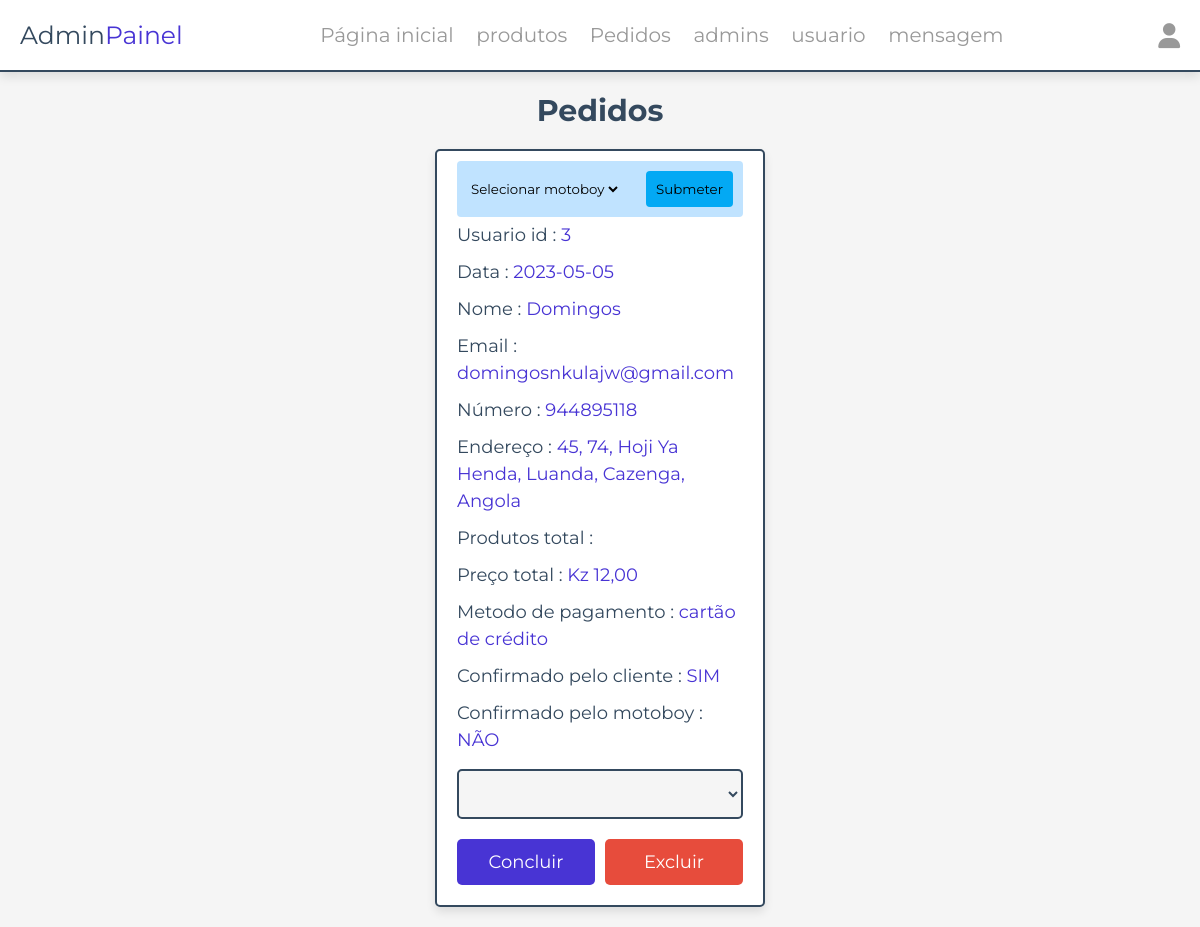
/admin/ordem_pedido.php (signed in), run on an earlier commit of the app's database.
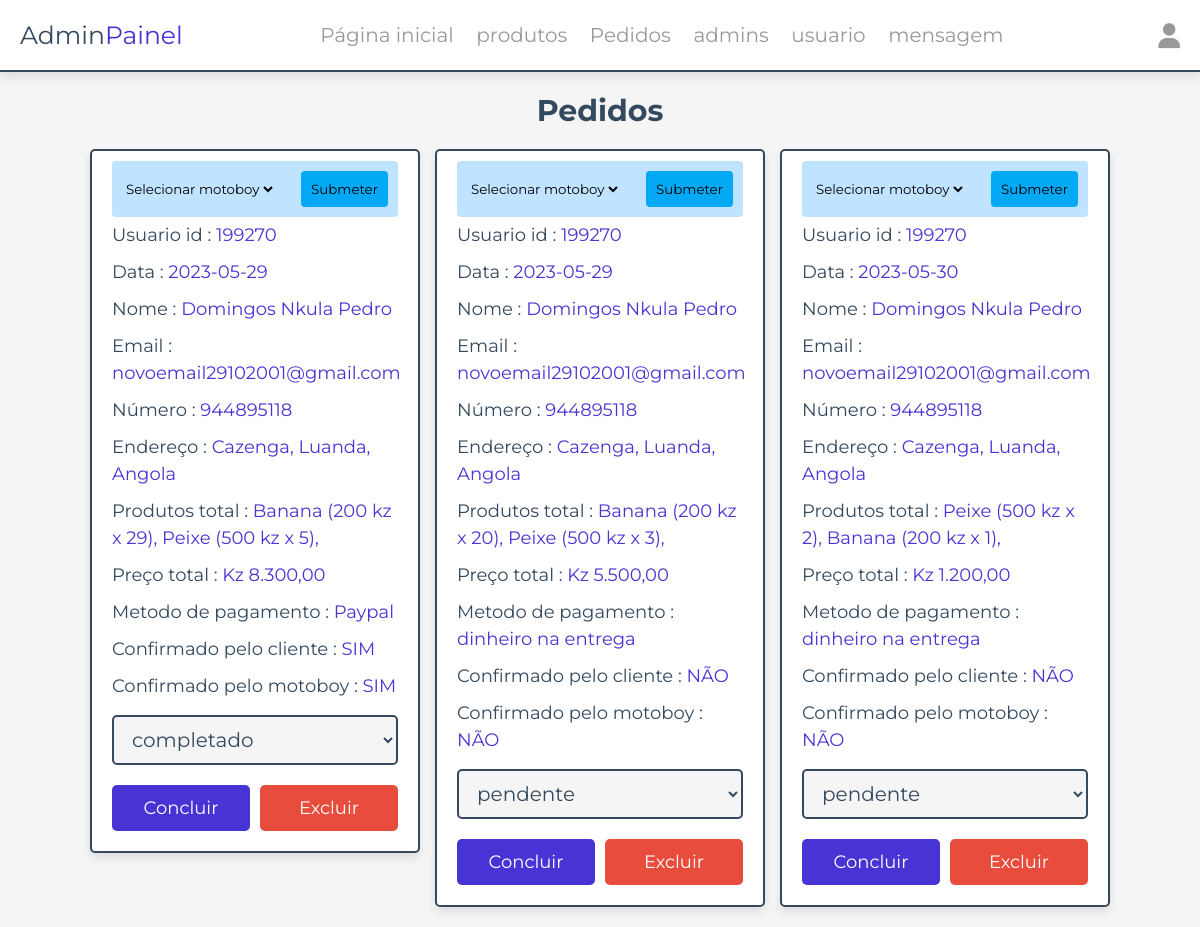
And on a later commit of the database.
### tables this page shows
CREATE TABLE `pedidos` (
  `id` varchar(255) NOT NULL,
  `user_id` int(100) NOT NULL,
  `nome` varchar(20) NOT NULL,
  `contacto` varchar(10) NOT NULL,
  `email` varchar(50) NOT NULL,
  `metodo` varchar(50) NOT NULL,
  `endereço` varchar(500) NOT NULL,
  `total_produtos` text NOT NULL,
  `total_preço` int(100) NOT NULL,
  `data` date NOT NULL DEFAULT current_timestamp(),
  `estado_pagamento` varchar(20) NOT NULL DEFAULT '1',
  `confirmacao_cliente` varchar(20) DEFAULT 'false',
  `confirmacao_motoboy` varchar(20) DEFAULT 'false',
  PRIMARY KEY (`id`)
);

### functions/pegarEstado.php (called while the page is built, shortened)
<?php
function pegarEstado($numero_do_estado){
    if($numero_do_estado == '1'):
        return "pendente";
    endif;
    if($numero_do_estado == '3'):
        return "completado";
    endif;
}

### admin/ordem_pedido.php (the view, shortened to what this page needs)
<?php
include_once __DIR__ . './../components/connect.php';
include_once __DIR__ . './../functions/pegarEstado.php';
if(isset($_GET['filter'])){
   $id_filter = $_GET['filter'];
   if($id_filter == "all"){
      $sql = $conn->prepare("SELECT * FROM pedidos");
      $sql->execute();
      if($sql->rowCount() > 0){
         $dados_filtrados = $sql->fetchAll(PDO::FETCH_ASSOC);
      } else {
         $dados_filtrados = false;
      }
   } else {
      $sql = $conn->prepare("SELECT * FROM pedidos WHERE estado_pagamento = ?");
      $sql->execute([$id_filter]);
      if($sql->rowCount() > 0){
         $dados_filtrados = $sql->fetchAll(PDO::FETCH_ASSOC);
      } else {
         $dados_filtrados = false;
      }
   }
} else {
   $sql = $conn->prepare("SELECT * FROM pedidos");
   $sql->execute();
   if($sql->rowCount() > 0){
      $dados_filtrados = $sql->fetchAll(PDO::FETCH_ASSOC);
   }
    else {
      $dados_filtrados = false;
   }
}
?>
<!DOCTYPE html>
<html lang="pt-br">
<head>
   <link rel="stylesheet" href="https://cdnjs.cloudflare.com/ajax/libs/font-awesome/6.1.1/css/all.min.css">
   <link rel="stylesheet" href="../css/admin_style.css">
</head>
<body>
<?php include '../components/admin_cabeçalho.php' ?>
<section class="placed-orders">
   <h1 class="heading">Pedidos</h1>
   <div class="box-container">
   <?php
      if(!$dados_filtrados):
         echo "<p class='empty'>Nenhum dado encontrado!</p>";
      else:
      foreach ($dados_filtrados as $dados):
         $all_produts = json_decode($dados['total_produtos'], true);
   ?>
   <div class="box">
   <?php  if($dados['motoboy_id'] == 'false'): ?>
         <form class="form_select_motoboy" method="POST">
            <select name="select_motoboy" class="select_motoboy">
               <option disabled selected>Selecionar motoboy</option>
            </select>
            <input type="submit" name="select-motoboy" value="Submeter" class="submit_motoboy">
         </form>
   <?php endif; ?>
      <p> Usuario id : <span><?= $dados['user_id']; ?></span> </p>
      <p> Data : <span><?= $dados['data']; ?></span> </p>
      <p> Nome : <span><?= $dados['nome']; ?></span> </p>
      <p> Email : <span><?= $dados['email']; ?></span> </p>
      <p> Número : <span><?= $dados['contacto']; ?></span> </p>
      <p> Endereço : <span><?= $dados['endereço']; ?></span> </p>
      <p> Produtos total : <span>
      <?php
            foreach($all_produts as $product):
               $produto = $product['pedido'];
               echo "{$produto['nome']} ({$produto['preco']} kz x {$produto['qntd']}), \n";
            endforeach;
      ?>
      </span> </p>
      <p> Preço total : <span>Kz <?= number_format($dados['total_preço'], 2, ",", ".") ; ?></span> </p>
      <p> Metodo de pagamento : <span><?= $dados['metodo']; ?></span> </p>
      <p> Confirmado pelo cliente : <span><?= $dados['confirmacao_cliente'] == 'true' ? 'SIM' : 'NÃO'; ?></span> </p>
      <p> Confirmado pelo motoboy : <span><?= $dados['confirmacao_motoboy'] == 'true' ? 'SIM' : 'NÃO'; ?></span> </p>
      <form action="" method="POST">
         <select <?= $dados['estado_pagamento'] == '0' ? 'disabled' : ''; ?> name="payment_status" class="drop-down">
            <option selected disabled value="<?= $dados['estado_pagamento']; ?>">
               <?= pegarEstado($dados['estado_pagamento']); ?>
            </option>
            <option value="1">Pendente</option>
         </select>
         <div class="flex-btn">
            <?=
               $dados['estado_pagamento'] != '0'
                  ? "<input type='submit' value='concluir' class='btn' name='update_payment'>"
                  : '';
            ?>
            <a href="ordem_pedido.php?delete=<?= $dados['id']; ?>" class="delete-btn" onclick="return confirm('pretende eliminar este pedido?');">excluir</a>
         </div>
      </form>
   </div>
      <?php
         endforeach;
         endif;
      ?>
   </div>
</section>
</body>
</html>

What changed in the data, as far as the page shows it:
removed pedidos: user "3", data "2023-05-05", nome "Domingos", email "domingosnkulajw@gmail.com", contacto "944895118", endereço "45, 74, Hoji Ya Henda, Luanda, Cazenga, Angola", total_preço "12,00", metodo "cartão de crédito", confirmacao_cliente "SIM", confirmacao_motoboy "NÃO"
added pedidos: user "199270", data "2023-05-29", nome "Domingos Nkula Pedro", email "novoemail29102001@gmail.com", contacto "944895118", endereço "Cazenga, Luanda, Angola", nome "Banana", preco "200", qntd "29", nome "Peixe", preco "500", qntd "5", total_preço "8.300,00", metodo "Paypal", confirmacao_cliente "SIM", confirmacao_motoboy "SIM", payment_status "completado"
added pedidos: user "199270", data "2023-05-29", nome "Domingos Nkula Pedro", email "novoemail29102001@gmail.com", contacto "944895118", endereço "Cazenga, Luanda, Angola", nome "Banana", preco "200", qntd "20", nome "Peixe", preco "500", qntd "3", total_preço "5.500,00", metodo "dinheiro na entrega", confirmacao_cliente "NÃO", confirmacao_motoboy "NÃO", payment_status "pendente"
added pedidos: user "199270", data "2023-05-30", nome "Domingos Nkula Pedro", email "novoemail29102001@gmail.com", contacto "944895118", endereço "Cazenga, Luanda, Angola", nome "Peixe", preco "500", qntd "2", nome "Banana", preco "200", qntd "1", total_preço "1.200,00", metodo "dinheiro na entrega", confirmacao_cliente "NÃO", confirmacao_motoboy "NÃO", payment_status "pendente"
